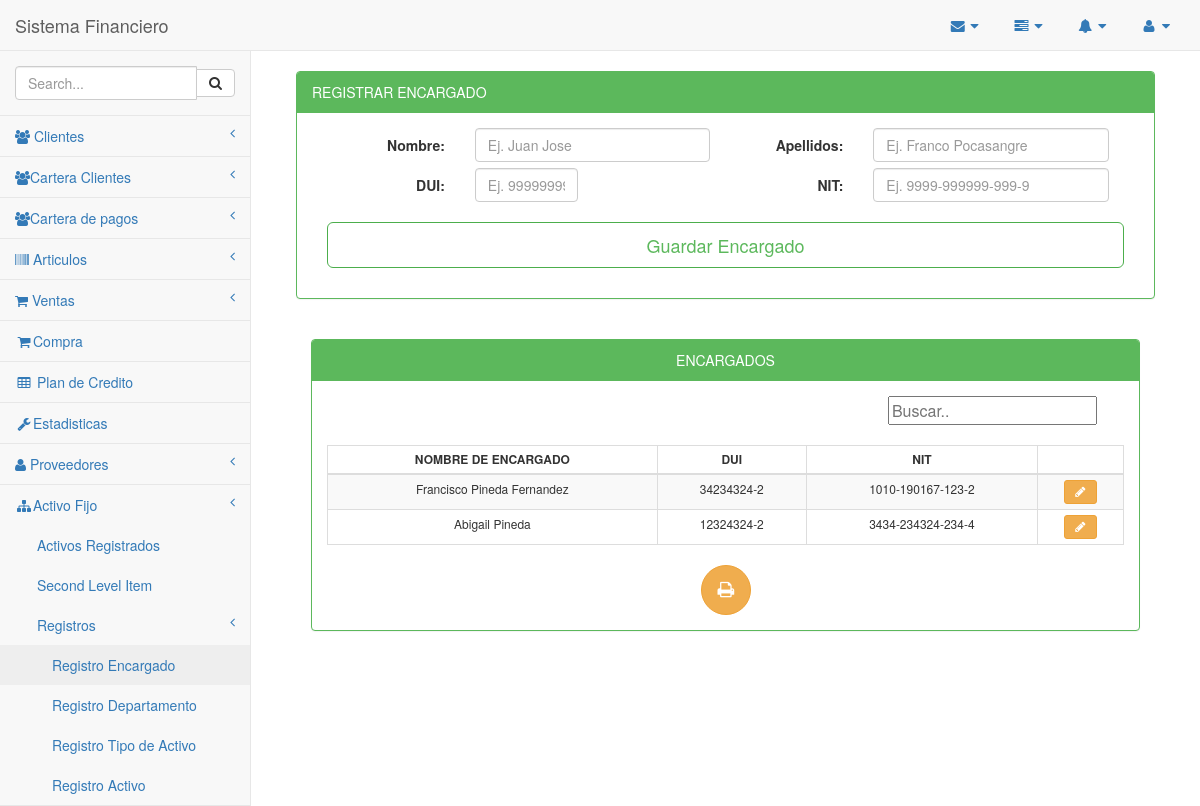
The page /Registros/registroEncargado.php on the database as committed earlier.
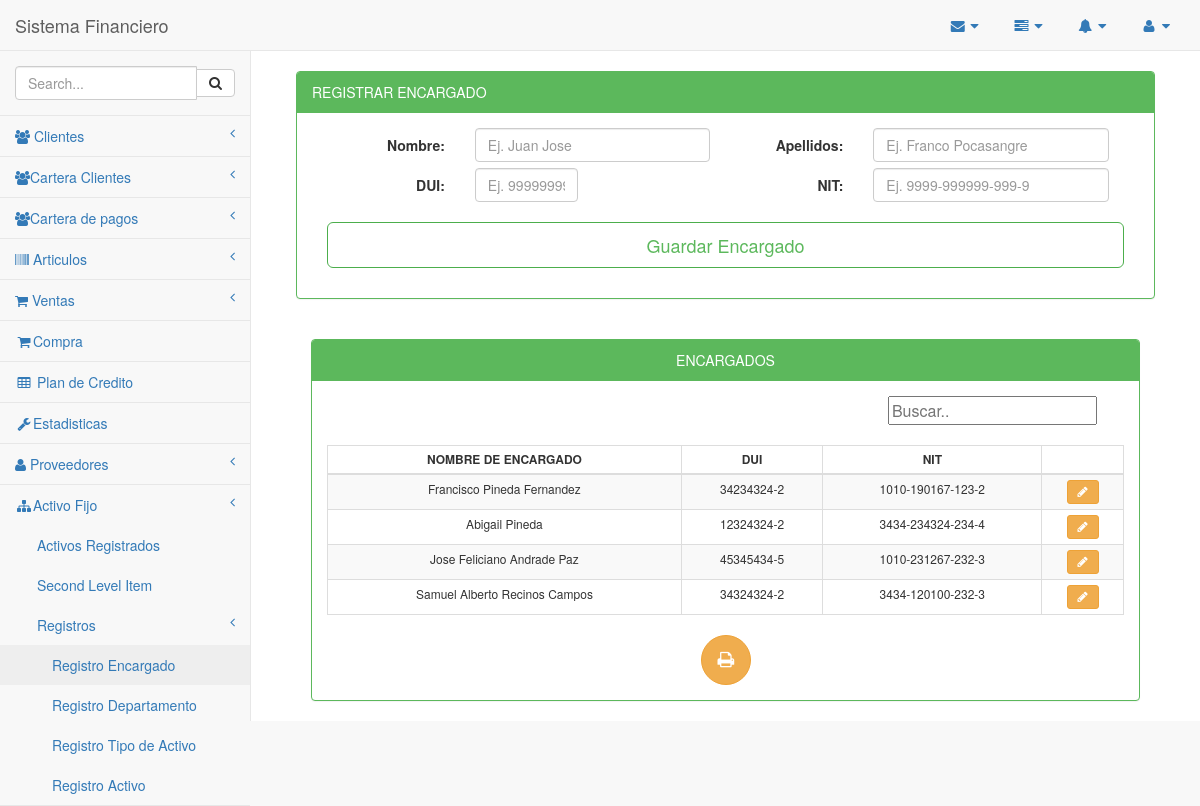
The same page on the database as committed later.
### tables this page shows
CREATE TABLE `encargado` (
  `id_encargado` int(10) NOT NULL,
  `nombre` varchar(45) DEFAULT NULL,
  `apellidos` varchar(45) DEFAULT NULL,
  `dui` varchar(15) DEFAULT NULL,
  `nit` varchar(25) DEFAULT NULL
);

### Registros/registroEncargado.php (the view, shortened to what the changed rows need)
<?php
include_once '../Plantilla/encabezado.php';
include_once '../Plantilla/menuLateral.php';
include_once '../correlativos/Conexion.php';
if (isset($_REQUEST['btnGuardar'])) {
    $nombre = $_REQUEST['nombre'];
    $apellido = $_REQUEST['apellidos'];
    $dui = $_REQUEST['dui'];
    $nit = $_REQUEST['nit'];
    $conexion = Conexion::obtener_conexion();
    $correlativo = correlativos::obtener_correlativo($conexion, 'encargado');
    $sql = "INSERT INTO encargado (nombre,apellidos,dui,nit) VALUES ('$nombre','$apellido','$dui','$nit')";
    $sentencia = $conexion->prepare($sql);
    $resultado = $sentencia->execute();
    echo '<script>location.href ="registroEncargado.php";</script>';
} else {
    ?>
    <head>
    </head>
    <div id="page-wrapper">
        <div class="container-fluid">
            <div class="row">
                <div class="col-md-12">
                    <br/>
                    <?php
                }
                ?>
                      <div class="col-md-12">
                <br>
                <div class="panel panel-green">
                            <br>
                            <table id="tabla"  class="table table-striped table-bordered table-hover table-condensed table-striped" style="font-size:12px">
                                <thead>
                                    <tr>
                                        <th>NOMBRE DE ENCARGADO</th>
                                        <th>DUI</th>
                                        <th>NIT</th>
                                        <th></th>
                                    </tr>
                                </thead>
                                <tbody class="buscar">
                                    <?php
                                    $sacar = mysqli_query($conexion, "SELECT * FROM encargado");
                                    while ($fila = mysqli_fetch_array($sacar)) {
                                        $modificar = $fila['id_encargado'];
                                        $nombre = $fila['nombre'];
                                        $apellidos = $fila['apellidos'];
                                        $dui = $fila['dui'];
                                        $nit = $fila['nit'];
                                        ?>
                                        <tr>
                                            <td><?php echo $nombre . " " . $apellidos; ?></td>
                                            <td><?php echo $dui; ?></td>
                                            <td><?php echo $nit; ?></td>
                                            <td class="center">
                                                <a href="modificarEncargado.php?ir=<?php echo $modificar; ?>"class="btn btn-warning btn-sm"><i class="fa fa-pencil"></i></a>
                                            </td>
                                        <?php } ?>
                                    </tr>
                                </tbody>
                            </table>
                        </div>
                    </div>
                </div>
            </div>
                <?php
                include_once '../Plantilla/inferior.php';
                ?>

### Plantilla/encabezado.php (shortened to what the changed rows need)
    <link href="../vendor/bootstrap/css/bootstrap.min.css" rel="stylesheet">
    <link href="../vendor/metisMenu/metisMenu.min.css" rel="stylesheet">
    <link href="../dist/css/sb-admin-2.css" rel="stylesheet">
    <link href="../vendor/font-awesome/css/font-awesome.min.css" rel="stylesheet" type="text/css">
<body>
    <div id="wrapper">
        <nav class="navbar navbar-default navbar-static-top" role="navigation" style="margin-bottom: 0">
            <div class="navbar-header">
                <a class="navbar-brand" href="../Inicio/index.php">Sistema Financiero</a>
            </div>

Rows that differ between the two databases and show on the page:
added encargado: nombre "Jose Feliciano", apellidos "Andrade Paz", dui "45345434-5", nit "1010-231267-232-3"
added encargado: nombre "Samuel Alberto", apellidos "Recinos Campos", dui "34324324-2", nit "3434-120100-232-3"
